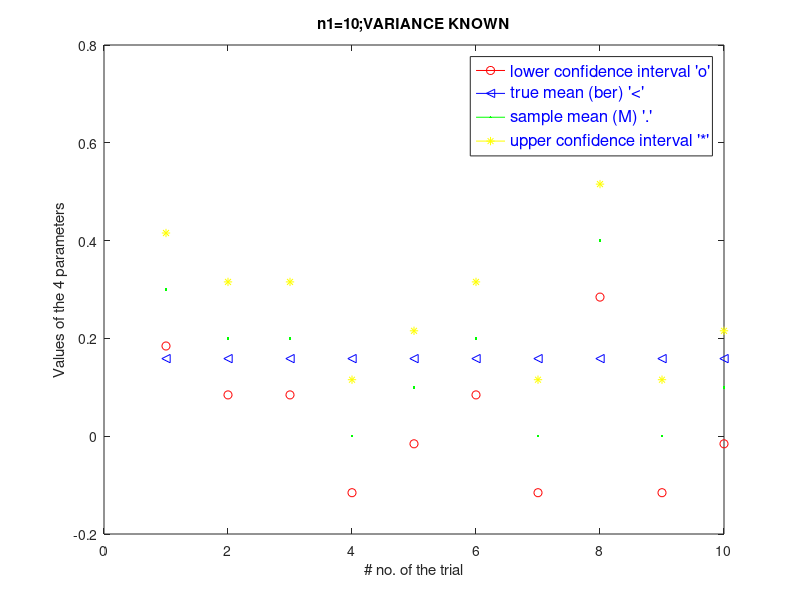

The MATLAB source for this figure:
% code for estimating the confidence intervals using known variance
% [ modelling X as a bernoulli random variable; variance =p(1-p)]
clc
m=100;
n1=10;
countn1=0;
% UNCOMMENT THE N1 VALUE ACCORDINGLY
%n1=100;
%n1=1000;
tber=0.5*erfc((0.5)^0.5)
% my name is SAI KRISHNA; SO A=16, E=64, I=256, O = 512, U = 1024)
%     %SEED =16+256+256+16=544
rng(544,"twister");
        


for i=1:m
    % my name is SAI KRISHNA; SO A=16, E=64, I=256, O = 512, U = 1024)
    %SEED =16+256+256+16=544
    x=zeros(1,n1);
    for j=1:n1
        %rng(544,"twister");
        r=-1.+randn(1,n1);
        if r(1,j)>=0    % the bit b is -ve; so if the received value is +ve, then error occurs, and we set x=1
            x(1,j)=1;
        elseif r(1,j)<0        % the bit b is -ve; so if the received value is -ve, then no error has occured, and we set x=0
            x(1,j)=0;
        end
    end
    % computing the sample mean M of the X matrix: 
     x;
    M=mean(x,'all')
    % Confidence interval is [ M-((y*sigmax)/(n^0.5)) , M+((y*sigmax)/(n^0.5)) ]
    y=1;
    % since we estimate the y for 68.3% confidence, the y=1; as in a standard
    % dev case, the 68.3 % is obtained in + or - one sigma
    
    
    
%     here the X is considered to be a matrix with elements mirroring a bernoulli random variable;
%     and thus the variance for a bernouli random variable is p(1-p); where
%     p is the probability of success; and here the p is the true BER.
    sigmax=((tber*(1-tber))^0.5)%     % finding the lower and upper limits of confidence intervals
    lln1=M-((y*sigmax)/(n1^0.5))
    uln1=M+((y*sigmax)/(n1^0.5)) 
    ciwidth=uln1-lln1
    if tber>=lln1 && tber<=uln1
        countn1=countn1+1
    end
    k=i;
    if k<=10
        plot(k,lln1,"Marker","o","Color","red")
        hold on
        plot(k,tber,"Marker","<","Color","blue")
        hold on
        plot(k,M,"Marker",".","Color","green")
        hold on
        plot(k,uln1,"Marker","*","Color","yellow")
        legend({"lower confidence interval 'o'","true mean (ber) '<'","sample mean (M) '.' ","upper confidence interval '*'"},'FontSize',12,'TextColor','blue')
        title("n1=10;VARIANCE KNOWN")
        % I use the appropriate ttile for different n values of 10,100,1000
        % accordingly
        %title("n1=100;VARIANCE KNOWN")
        %title("n1=1000;VARIANCE KNOWN")
        xlabel("# no. of the trial")
        ylabel("Values of the 4 parameters")
        
    end

        
end
fprintf("Percentage of true mean within the confidence interval is %d ",countn1)

